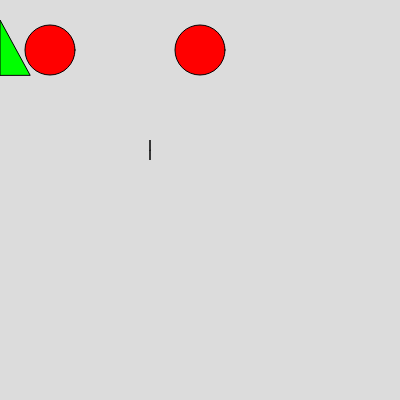
Frame 1 (no input)
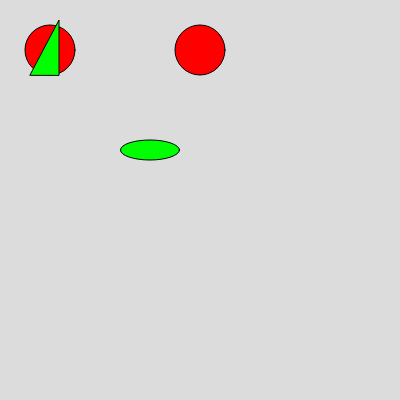
Frame 60 (no input)
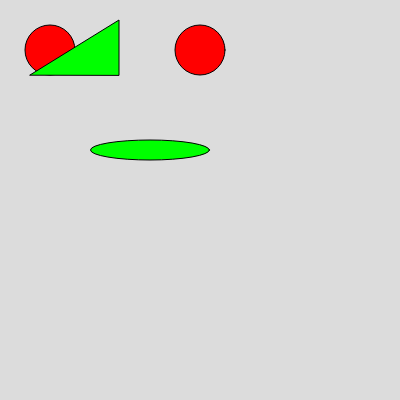
Frame 120 (the mouse pressed at the canvas centre since frame 60)

The p5.js sketch that drew these frames (run headless with seeded random() and noise() and a simulated clock; from frame 60 on, the mouse is pressed at the canvas centre):

// p5.js sketch
// ── sketch.js
let i = 0; 

function setup() {
  createCanvas(400, 400);
}

function draw() {
  background(220);

  // Eyes
  fill(255, 0, 0); 
  circle(50, 50, 50); 
  circle(200, 50, 50); 

  // Mouth
  fill(0, 255, 0, 255)
  ellipse(150, 150, i, 20);

  // Triangle 
  triangle(30, 75, i, 20, i, 75);
  
  // Increment i
  i = i+1; 
}
